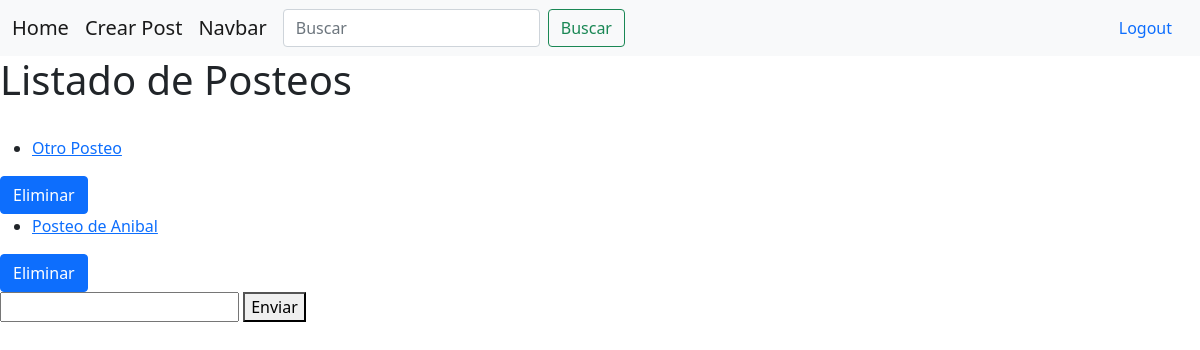
Page /posteos/ (signed in) on the earlier database version.
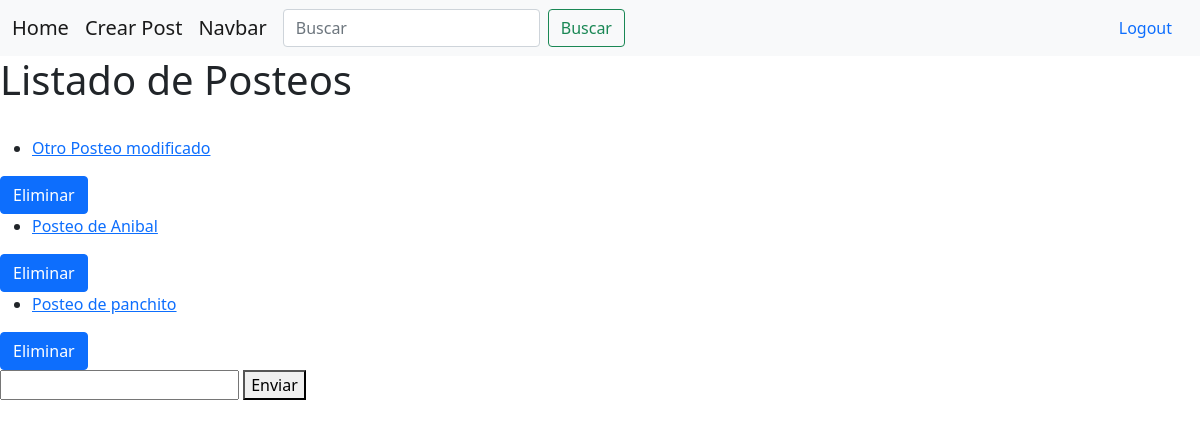
Same page on the later database version.
### blog/models.py (models this page shows, shortened)
class Post(models.Model):
    TZ = [
        ("EU", "EUROPE"),
        ("AS", "ASIA"),
        ("US", "UNITED STATES"),
    ]
    title = models.CharField(max_length=100, verbose_name='Titulo del Posteo')
    content = models.TextField(verbose_name='Contenido del Posteo', max_length=256, blank=True, null=True)
    author = models.ForeignKey(User, on_delete=models.CASCADE, verbose_name='Author del Posteo')
    created_at = models.DateTimeField(auto_now_add=True, verbose_name='Fecha de Creacion del Post')
    tzone = models.CharField(choices=TZ, verbose_name='Zona Horaria', max_length=10)

### blog/views.py (the view)
# urls.py: path('posteos/', PostListView.as_view(), name='posteos'),
class PostListView(LoginRequiredMixin, ListView):
    model = Post
    template_name = 'blog/posteos.html'
    context_object_name = 'context'
    def get_queryset(self):
        queryset = super().get_queryset()
        filtro = self.request.GET.get('filtro')
        if filtro:
            queryset = queryset.filter(title__contains=filtro)
        return queryset

### blog/views.py (called while the page is built)
    @method_decorator(login_required)
    def dispatch(self, request, *args, **kwargs):
        print(request.user.is_authenticated)
        return super().dispatch(request,*args,**kwargs)

### blog/templates/blog/posteos.html (shortened to what this page needs)
{% extends 'blog/base_layout.html' %}
{% block content %}
<div>
    <h1>Listado de Posteos</h1>
    <br>
    <div>
        {% for post in context %}
            <ul>
                <li>
                    <p><a href="{% url 'modificar_posteo' post.id %}">{{post.title}}</a></p>
                </li>
            </ul>
            <form action="{% url 'eliminar_posteo' post.id %}" method='POST'>
                <button class="btn btn-primary" type="submit">Eliminar</button>
            </form>
        {% endfor %}
    </div>
</div>
<form action="" method='GET'>
    <input type="text" name='segundo_filtro'>
    <button type="submit">Enviar</button>
</form>
{% endblock  %}

### blog/templates/blog/base_layout.html (shortened to what this page needs)
<!DOCTYPE html>
<html lang="en">
<head>
    <link href="https://cdn.jsdelivr.net/npm/bootstrap@5.0.2/dist/css/bootstrap.min.css" rel="stylesheet">
</head>
<body>
    <nav class="navbar navbar-expand-lg navbar-light bg-light">
        <div class="container-fluid">
          {% if user.is_authenticated %}
            <a class="navbar-brand" href="{% url 'posteos' %}">Home</a>
            <a class="navbar-brand" href="{% url 'crear_posteo' %}">Crear Post</a>
            <a class="navbar-brand" href="#">Navbar</a>
            <div class="collapse navbar-collapse" id="navbarSupportedContent">
              <form class="d-flex">
                <input class="form-control me-2" type="search" name="filtro" placeholder="Buscar" aria-label="Search">
                <button class="btn btn-outline-success" type="submit">Buscar</button>
              </form>
            </div>
            <a class="nav-link" href="{% url 'logout'  %}">Logout</a>
          {% else %}
            <a class="nav-link" href="{% url 'login'  %}">Login</a>
          {% endif %}
        </div>
      </nav>
      {% block content %}
      {% endblock %}
</body>
</html>

Differences in the rows shown:
changed Post: title "Otro Posteo" → "Otro Posteo modificado"
added Post: title "Posteo de panchito"
